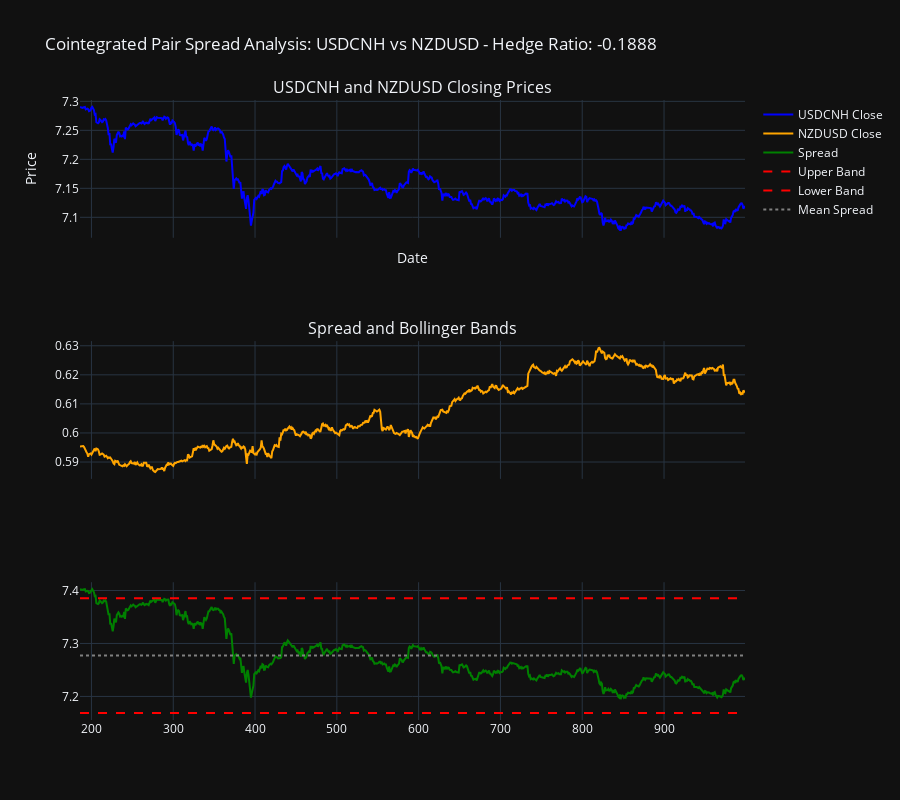

The notebook cell saved with this chart:
### Code cell
import plotly.graph_objects as go
from plotly.subplots import make_subplots

# Function to plot close prices, spread, and hedge ratio
def plot_spread_with_prices(data1, data2, symbol1, symbol2, spread, hedge_ratio):
    # Create subplots: 1 row, 2 cols for close prices and spread with ratio
    fig = make_subplots(rows=3, cols=1, shared_xaxes=True, 
                        subplot_titles=(f"{symbol1} and {symbol2} Closing Prices", "Spread and Bollinger Bands"))

    # Plot Close Prices of the two symbols
    fig.add_trace(
        go.Scatter(x=data1.index, y=data1, mode='lines', name=f'{symbol1} Close', line=dict(color='blue')),
        row=1, col=1
    )
    fig.add_trace(
        go.Scatter(x=data2.index, y=data2, mode='lines', name=f'{symbol2} Close', line=dict(color='orange')),
        row=2, col=1
    )

    # Calculate Bollinger Bands for the spread
    spread_mean = spread.mean()
    spread_std = spread.std()
    upper_band = spread_mean + STD_Units * spread_std
    lower_band = spread_mean - STD_Units * spread_std

    # Plot the spread
    fig.add_trace(
        go.Scatter(x=spread.index, y=spread, mode='lines', name='Spread', line=dict(color='green')),
        row=3, col=1
    )

    # Plot Bollinger Bands for the spread
    fig.add_trace(
        go.Scatter(x=spread.index, y=[upper_band] * len(spread), mode='lines', name='Upper Band', line=dict(color='red', dash='dash')),
        row=3, col=1
    )
    fig.add_trace(
        go.Scatter(x=spread.index, y=[lower_band] * len(spread), mode='lines', name='Lower Band', line=dict(color='red', dash='dash')),
        row=3, col=1
    )

    # Add a horizontal line at the mean of the spread
    fig.add_trace(
        go.Scatter(x=spread.index, y=[spread_mean] * len(spread), mode='lines', name='Mean Spread', line=dict(color='grey', dash='dot')),
        row=3, col=1
    )

    # Update layout for aesthetics
    fig.update_layout(
        title=f"Cointegrated Pair Spread Analysis: {symbol1} vs {symbol2} - Hedge Ratio: {hedge_ratio:.4f}",
        xaxis_title='Date',
        yaxis_title='Price',
        height=800,
        template='plotly_dark'
    )

    fig.show()

# Example usage with dummy data1, data2, spread, and hedge_ratio
# Assuming calculate_spread has been run and returned 'spread' and 'hedge_ratio'

for pair in cointegrated_pairs:
    symbol1, symbol2 = pair
    data1 = mtd.data[symbol1]['close']
    data2 = mtd.data[symbol2]['close']
    
    spread, hedge_ratio = calculate_spread(data1, data2)
    plot_spread_with_prices(data1, data2, symbol1, symbol2, spread, hedge_ratio)

### Figure 1 — Plotly figure (JSON) as saved in the notebook; plotly's stock layout.template omitted (floating-point values rounded to 4 significant figures; data arrays with more than 128 entries replaced by an {"elided": "..."} marker saying what was removed)
{"data": [{"line": {"color": "blue"}, "mode": "lines", "name": "USDCNH Close", "type": "scatter", "x": {"elided": "814 int values"}, "xaxis": "x", "y": {"elided": "814 float values"}, "yaxis": "y"}, {"line": {"color": "orange"}, "mode": "lines", "name": "NZDUSD Close", "type": "scatter", "x": {"elided": "814 int values"}, "xaxis": "x2", "y": {"elided": "814 float values"}, "yaxis": "y2"}, {"line": {"color": "green"}, "mode": "lines", "name": "Spread", "type": "scatter", "x": {"elided": "814 int values"}, "xaxis": "x3", "y": {"elided": "814 float values"}, "yaxis": "y3"}, {"line": {"color": "red", "dash": "dash"}, "mode": "lines", "name": "Upper Band", "type": "scatter", "x": {"elided": "814 int values"}, "xaxis": "x3", "y": {"elided": "814 float values"}, "yaxis": "y3"}, {"line": {"color": "red", "dash": "dash"}, "mode": "lines", "name": "Lower Band", "type": "scatter", "x": {"elided": "814 int values"}, "xaxis": "x3", "y": {"elided": "814 float values"}, "yaxis": "y3"}, {"line": {"color": "grey", "dash": "dot"}, "mode": "lines", "name": "Mean Spread", "type": "scatter", "x": {"elided": "814 int values"}, "xaxis": "x3", "y": {"elided": "814 float values"}, "yaxis": "y3"}], "layout": {"annotations": [{"font": {"size": 16}, "showarrow": false, "text": "USDCNH and NZDUSD Closing Prices", "x": 0.5, "xanchor": "center", "xref": "paper", "y": 1, "yanchor": "bottom", "yref": "paper"}, {"font": {"size": 16}, "showarrow": false, "text": "Spread and Bollinger Bands", "x": 0.5, "xanchor": "center", "xref": "paper", "y": 0.6111, "yanchor": "bottom", "yref": "paper"}], "height": 800, "title": {"text": "Cointegrated Pair Spread Analysis: USDCNH vs NZDUSD - Hedge Ratio: -0.1888"}, "xaxis": {"anchor": "y", "domain": [0, 1], "matches": "x3", "showticklabels": false, "title": {"text": "Date"}}, "xaxis2": {"anchor": "y2", "domain": [0, 1], "matches": "x3", "showticklabels": false}, "xaxis3": {"anchor": "y3", "domain": [0, 1]}, "yaxis": {"anchor": "x", "domain": [0.7778, 1], "title": {"text": "Price"}}, "yaxis2": {"anchor": "x2", "domain": [0.3889, 0.6111]}, "yaxis3": {"anchor": "x3", "domain": [0, 0.2222]}}}
